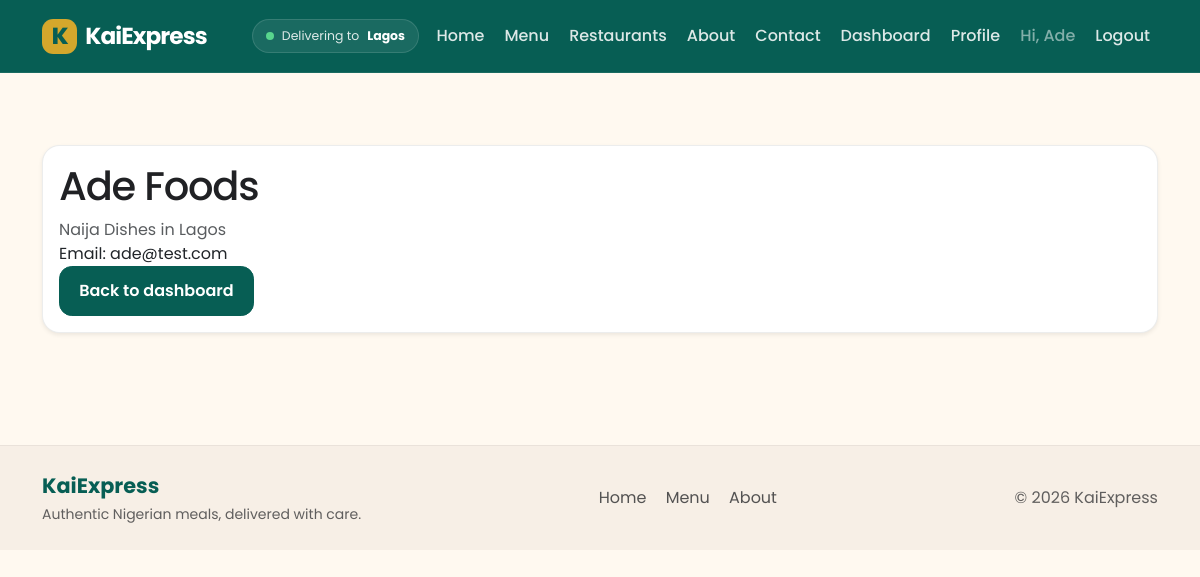
The page /restaurant/profile (signed in) on the database its author committed.
### packages/models.py (models this page shows, shortened)
class User(db.Model, UserMixin):
    __tablename__ = "users"
    id = db.Column(db.Integer, primary_key=True)
    name = db.Column(db.String(100), nullable=False)
    email = db.Column(db.String(120), unique=True, nullable=False)
    password_hash = db.Column(db.String(255), nullable=False)
    is_restaurant = db.Column(db.Boolean, default=False)
    cuisine = db.Column(db.String(80))
    city = db.Column(db.String(80))
    menu_items = db.relationship(
        "MenuItem",
        backref="restaurant",
        lazy=True
    )
    customer_orders = db.relationship(
        "Order",
        foreign_keys="Order.customer_id",
        backref="customer",
        lazy=True
    )
    restaurant_orders = db.relationship(
        "Order",
        foreign_keys="Order.restaurant_id",
        backref="restaurant",
        lazy=True
    )

### packages/admin_routes.py (the view)
    @app.route("/restaurant/profile")
    @login_required
    def restaurant_profile():
        if not current_user.is_restaurant:
            return redirect(url_for("home"))
        return render_template(
            "admin/profile.html",
            restaurant=current_user
        )

### packages/templates/admin/profile.html
{% extends "base.html" %}
{% block content %}
<div class="card shadow-sm">
  <div class="card-body">
    <h1>{{ restaurant.name }}</h1>
    <p class="text-muted">{{ restaurant.cuisine }} in {{ restaurant.city }}</p>
    <p>Email: {{ restaurant.email }}</p>
    <a class="btn btn-primary" href="{{ url_for('restaurant_dashboard') }}">Back to dashboard</a>
  </div>
</div>
{% endblock %}

### packages/templates/base.html (shortened to what this page needs)
<!doctype html>
<html lang="en">
  <head>
    <link href="https://cdn.jsdelivr.net/npm/bootstrap@5.3.3/dist/css/bootstrap.min.css" rel="stylesheet">
    <link href="{{ url_for('static', filename='app.css') }}" rel="stylesheet">
  </head>
  <body>
    <nav class="navbar navbar-expand-lg navbar-dark" aria-label="Main navigation">
      <div class="container">
        <a class="navbar-brand fw-bold d-flex align-items-center gap-2" href="{{ url_for('home') }}">
          <span class="brand-mark">K</span>
          <span>KaiExpress</span>
        </a>
        <div class="collapse navbar-collapse" id="navMenu">
          <ul class="navbar-nav ms-auto mb-2 mb-lg-0 align-items-lg-center gap-lg-1">
            <li class="nav-item"><span class="location-pill"><span class="location-dot"></span> Delivering to <strong>Lagos</strong></span></li>
            <li class="nav-item"><a class="nav-link" href="{{ url_for('home') }}">Home</a></li>
            <li class="nav-item"><a class="nav-link" href="#menu">Menu</a></li>
            <li class="nav-item"><a class="nav-link" href="#restaurants">Restaurants</a></li>
            <li class="nav-item"><a class="nav-link" href="#about">About</a></li>
            <li class="nav-item"><a class="nav-link" href="#contact">Contact</a></li>
            {% if current_user.is_authenticated %}
              {% if current_user.is_restaurant %}
                <li class="nav-item"><a class="nav-link" href="{{ url_for('restaurant_dashboard') }}">Dashboard</a></li>
                <li class="nav-item"><a class="nav-link" href="{{ url_for('restaurant_profile') }}">Profile</a></li>
              {% else %}
                <li class="nav-item"><a class="nav-link" href="{{ url_for('orders') }}">My Orders</a></li>
              {% endif %}
              <li class="nav-item"><span class="nav-link text-white-50">Hi, {{ current_user.name.split(' ')[0] }}</span></li>
              <li class="nav-item"><a class="nav-link" href="{{ url_for('logout') }}">Logout</a></li>
            {% else %}
              <li class="nav-item"><a class="nav-link" href="{{ url_for('login') }}">Login</a></li>
              <li class="nav-item"><a class="nav-link" href="{{ url_for('register') }}">Register</a></li>
            {% endif %}
          </ul>
        </div>
      </div>
    </nav>
    <main id="main-content" class="container my-5">
      {% block content %}{% endblock %}
    </main>
    <footer class="site-footer" id="contact">
      <div class="container d-flex flex-wrap justify-content-between gap-3 align-items-center">
        <div>
          <div class="footer-brand">KaiExpress</div>
          <small>Authentic Nigerian meals, delivered with care.</small>
        </div>
        <div class="footer-links">
          <a href="{{ url_for('home') }}">Home</a>
          <a href="#menu">Menu</a>
          <a href="#about">About</a>
        </div>
        <div class="footer-copy">&copy; 2026 KaiExpress</div>
      </div>
    </footer>
  </body>
</html>

### packages/static/app.css (style rules this page uses)
:root { --kai-emerald: #075E54; --kai-gold: #D4A72C; --kai-cream: #FFF9F0; --kai-charcoal: #202124; --kai-white: #FFFFFF; --kai-terracotta: #C85C3B; --kai-sand: #F4EAE0; --kai-line: rgba(20, 25, 30, 0.08); --kai-shadow: rgba(15, 23, 42, 0.08); --bs-primary: var(--kai-emerald); --bs-primary-rgb: 7, 94, 84; }
html, body { min-height: 100%; }
body { display: flex; flex-direction: column; background: var(--kai-cream); color: var(--kai-charcoal); font-family: 'Poppins', sans-serif; }
main { flex: 1 0 auto; }
h1, h2, h3, h4, h5, h6 { color: var(--kai-charcoal); letter-spacing: -0.03em; }
p { margin-bottom: 0; }
.card { border: 1px solid var(--kai-line); border-radius: 1.1rem; }
.btn { border-radius: 0.8rem; font-weight: 600; padding: 0.75rem 1.2rem; }
.btn-primary { background: var(--kai-emerald); border-color: var(--kai-emerald); }
.navbar { background: var(--kai-emerald); border-bottom: 1px solid rgba(255,255,255,0.08); padding: 0.85rem 0; }
.navbar .nav-link { border-radius: 0.6rem; color: rgba(255,255,255,0.86); font-weight: 500; }
.navbar-brand { letter-spacing: -0.04em; font-size: 1.45rem; }
.location-pill { display: inline-flex; align-items: center; gap: .5rem; padding: .42rem .8rem; margin-right: .35rem; background: rgba(255,255,255,0.08); border: 1px solid rgba(255,255,255,0.12); border-radius: 999px; color: rgba(255,255,255,.86); font-size: .78rem; }
.location-pill strong { color: white; }
.location-dot, .status-dot { width: .5rem; height: .5rem; display: inline-block; border-radius: 50%; background: #58d68d; }
.brand-mark { display: grid; width: 2.2rem; height: 2.2rem; place-items: center; border-radius: 0.7rem; color: var(--kai-emerald); background: var(--kai-gold); font-weight: 800; }
.site-footer { background: #f7efe6; border-top: 1px solid rgba(20,25,30,0.06); padding: 1.5rem 0; margin-top: 4rem; }
.footer-brand { font-size: 1.3rem; font-weight: 700; color: var(--kai-emerald); }
.footer-links { display: flex; gap: 1.2rem; flex-wrap: wrap; }
.footer-links a { color: rgba(32,33,36,0.76); text-decoration: none; }
.footer-copy, .site-footer small { color: rgba(32,33,36,0.7); }

### rows shown on the page
User: name "Ade", name "Ade Foods", cuisine "Naija Dishes", city "Lagos", email "ade@test.com"
